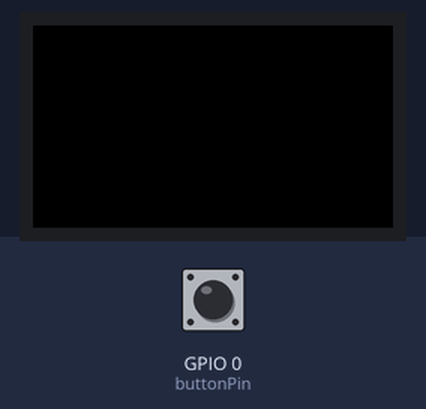
Bench run of a sketch on a simulated ESP32-S3. Shown: 135×240 colour display. Inputs (shaded band) come from the test bench; at power-on: GPIO 0 (buttonPin) HIGH. USB keyboard and mouse output is not drawn.

Above: at 1.4 s.
1.5 s: GPIO 0 (buttonPin) pulled LOW for 0.15 s
At 3.0 s:
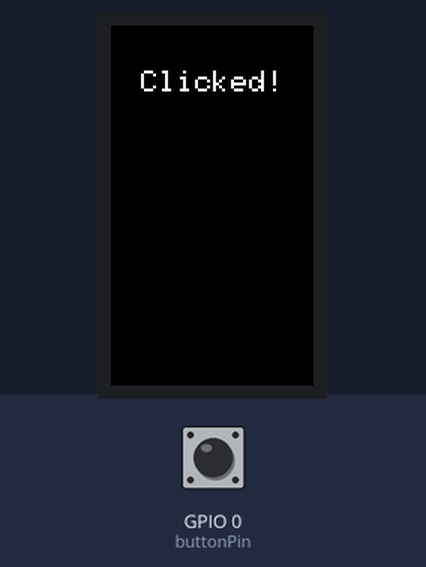
3.6 s: GPIO 0 (buttonPin) pulled LOW for 1 s
At 5.3 s:
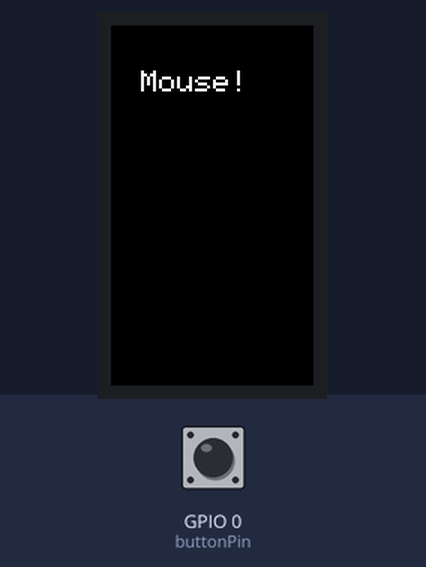
6.1 s: GPIO 0 (buttonPin) pulled LOW for 0.15 s
At 7.8 s:
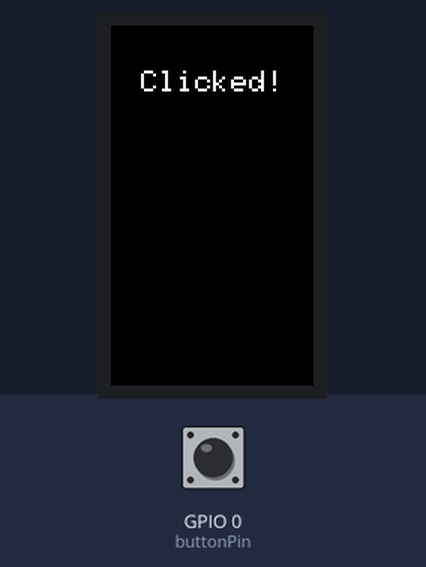
8.2 s: GPIO 0 (buttonPin) pulled LOW for 3.2 s
At 10.0 s:
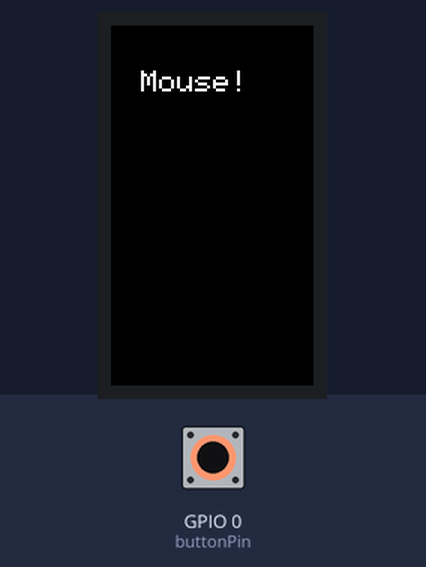
12.9 s: GPIO 0 (buttonPin) pulsed LOW 2 times (0.12 s each, 0.3 s apart)
At 14.1 s:
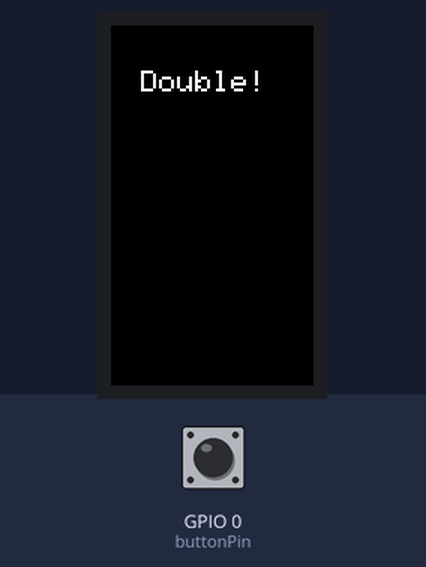
Timing chart, 0 to 15.9 s (numbered marks = the images above; inputs shaded):
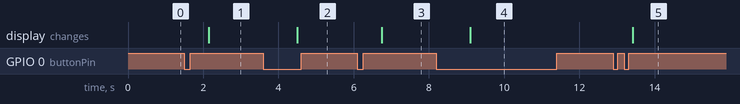

The sketch:

USBHID1.ino
```cpp
/*
 * This code sets up USB HID (Human Interface Device) peripherals (keyboard and mouse) and displays information on a TFT screen using the TFT_eSPI library.
 * It defines a button and uses the OneButton library to handle button interactions.
 * The code includes:
 * - Initialization of USB HID keyboard and mouse.
 * - Initialization of the TFT display.
 * - Definition of screen and text properties.
 * - A reusable function for printing messages to the TFT screen and sending keystrokes via the USB HID keyboard.
 */
#include <TFT_eSPI.h>      // Include the graphics library
#include <OneButton.h>     // Include the OneButton library
#include "USB.h"
#include "USBHIDKeyboard.h"
#include "USBHIDMouse.h"

// USB peripherals
USBHIDKeyboard Keyboard;
USBHIDMouse Mouse;

// TFT display instance
TFT_eSPI tft = TFT_eSPI();

// Define the button pin
const int buttonPin = 0;

// OneButton instance
OneButton button(buttonPin, true);

// Screen and text properties
#define SCREEN_COLOR     TFT_BLACK
#define TEXT_COLOR       TFT_WHITE
#define TEXT_BACKGROUND  TFT_BLACK
#define TEXT_SIZE        2
#define TEXT_CURSOR_X    20
#define TEXT_CURSOR_Y    30

// Reusable function for printing messages to TFT and Keyboard
void printMsg(const char* message) {
  tft.fillScreen(SCREEN_COLOR);      // Clear the screen
  tft.setCursor(TEXT_CURSOR_X, TEXT_CURSOR_Y); // Set cursor position
  tft.println(message);              // Display the message on TFT
  Keyboard.print(message);           // Send the message to the host via keyboard
}

// Function declarations
void handleClick();
void handleDoubleClick();
void handleLongPressStart();

void setup() {
  // Initialize the TFT display
  tft.init();
  tft.setRotation(3); // Rotate the screen for correct orientation

  // Configure text properties
  tft.setTextColor(TEXT_COLOR, TEXT_BACKGROUND);
  tft.setTextSize(TEXT_SIZE);

  // Display initial message
  //printMsg("Hello!");

  // Attach button event functions
  button.attachClick(handleClick);
  button.attachDoubleClick(handleDoubleClick);
  button.attachLongPressStart(handleLongPressStart);

  // Initialize USB peripherals
  USB.begin();
  delay(50);

  Keyboard.begin();
  Mouse.begin();
  delay(50);
}

void loop() {
  // Continuously check button events
  button.tick();
}

// Function to handle a single click
void handleClick() {
  printMsg("Clicked!"); // Display and send "Clicked!" message
}

// Function to handle a double-click
void handleDoubleClick() {
  printMsg("Double!"); // Display and send "Double!" message
}

// Function to handle a long press
void handleLongPressStart() {
  printMsg("Mouse!");  // Display and send "Mouse!" message
  Mouse.move(1000, 1000); // Move the mouse cursor
}
```

Measured:
- after the input at 1.5 s, the display: changes after 0.65 s (image 1)
- after the input at 3.6 s, the display: changes after 0.90 s (image 2)
- after the input at 6.1 s, the display: changes after 0.65 s (image 3)
- after the input at 8.2 s, the display: changes after 0.90 s (image 4)
- after the input at 12.9 s, the display: changes after 0.52 s (image 5)
